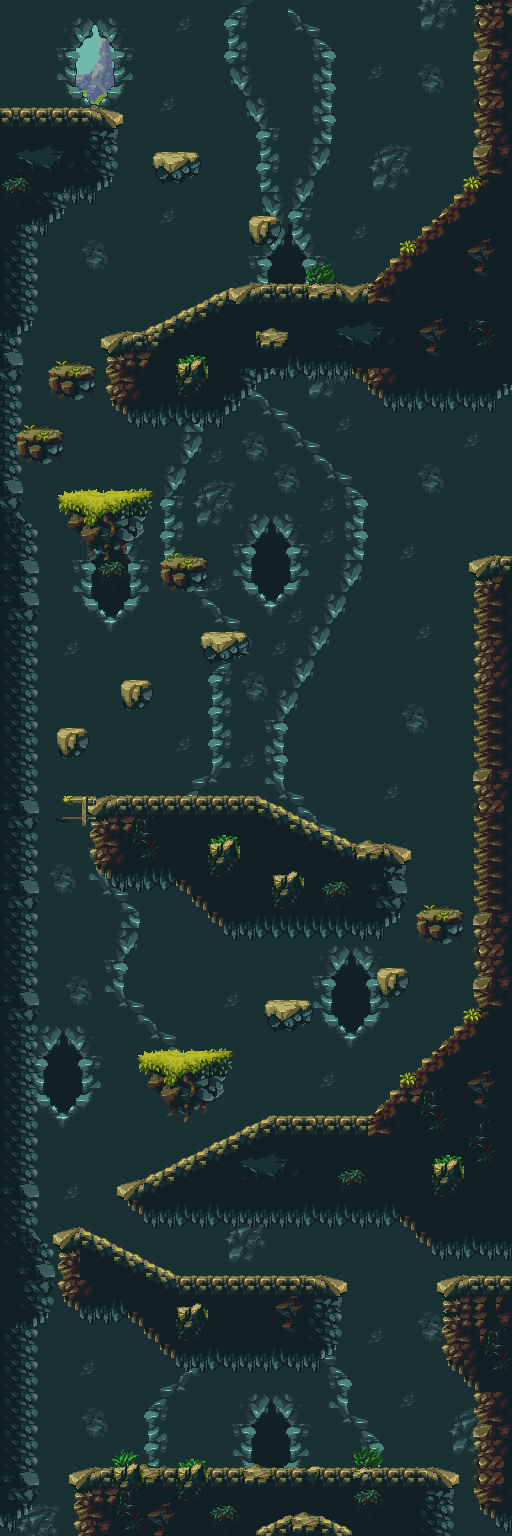

Tiled map render using the project's own tile images. Description and the map definition, with tile-layer contents summarised, below:
An orthogonal 32x96 tile map with 16x16 px tiles, 6 tile layers (bgd0, bgd1, bgd2, bgd3, ...) and 43 objects.

<map version="1.2" tiledversion="1.3.1" orientation="orthogonal" renderorder="right-up" compressionlevel="0" width="32" height="96" tilewidth="16" tileheight="16" infinite="0" nextlayerid="35" nextobjectid="102">
 <tileset firstgid="1" source="tilesets.tsx" />
 <layer id="28" name="bgd0" width="32" height="96">
  <data>[3072 cells, 32 non-empty, 32 distinct tile ids]</data>
 </layer>
 <layer id="29" name="bgd1" width="32" height="96">
  <data>[3072 cells, 402 non-empty, 30 distinct tile ids]</data>
 </layer>
 <layer id="30" name="bgd2" width="32" height="96">
  <data>[3072 cells, 3071 non-empty, 139 distinct tile ids]</data>
 </layer>
 <layer id="31" name="bgd3" width="32" height="96">
  <data>[3072 cells, 1505 non-empty, 245 distinct tile ids]</data>
 </layer>
 <layer id="32" name="bgd4" width="32" height="96">
  <data>[3072 cells, 37 non-empty, 37 distinct tile ids]</data>
 </layer>
 <layer id="33" name="fgd" width="32" height="96">
  <data>[3072 cells, 10 non-empty, 10 distinct tile ids]</data>
 </layer>
 <objectgroup color="#ff0000" id="7" name="collision">
  <object id="42" x="0.333333" y="111.333" width="116.667" height="65" />
  <object id="43" x="155.667" y="154.5" width="42.0003" height="25.3333" />
  <object id="44" x="251.917" y="217.917" width="25.7276" height="25.3333" />
  <object id="45" x="52.6665" y="368" width="39.0003" height="24.3333" />
  <object id="46" x="19.4999" y="431.833" width="39.0003" height="24.3333" />
  <object id="47" x="63.4998" y="495.833" width="82.667" height="57.3333" />
  <object id="48" x="240.667" y="288.333" width="125.5" height="25.3333" />
  <object id="49" x="104.667" y="336.667" width="39.6667" height="25.3333" />
  <object id="50" x="140.667" y="336.667">
   <polyline points="0,0 93.3333,-47 100.333,-48.3333" />
  </object>
  <object id="52" x="108.667" y="176.333">
   <polyline points="0,0 -16,15 -45.3333,20.6667 -47.3333,34 -65,47.6667 -78.6667,48.3333 -77.3333,143 -92.6667,159.667 -92,335.667 -77.6667,352.667 -77.9066,1054.33 -61.4483,1074.29 -60.6013,1135.67 -77.9397,1151.33 -78,1327.67 -93.3333,1343 -109,1344" />
  </object>
  <object id="54" x="481" y="5">
   <polyline points="0,0 -0.5,169.5 -113.5,286.5 -112,380 -98.5,395.5 15,395 29.5,379" />
  </object>
  <object id="56" x="162.75" y="560.083" width="43.042" height="27.3333" />
  <object id="57" x="203.479" y="634.333" width="42.7087" height="25" />
  <object id="58" x="122.646" y="682.833" width="27.042" height="22.3333" />
  <object id="59" x="59.0245" y="730.53" width="27.042" height="22.3333" />
  <object id="60" x="64.6456" y="798" width="191.459" height="25" />
  <object id="61" x="350.77" y="846.5" width="57.959" height="21" />
  <object id="62" x="256.25" y="798.25">
   <polyline points="0,0 96.25,48" />
  </object>
  <object id="63" x="419.248" y="911.091" width="42.5045" height="24.6364" />
  <object id="64" x="379.111" y="970.227" width="26.5045" height="22.0909" />
  <object id="65" x="267.111" y="1001.32" width="43.959" height="24.8182" />
  <object id="66" x="141.293" y="1054.5" width="87.7772" height="40.2727" />
  <object id="69" x="511.5" y="560.25">
   <polyline points="0,0 -32,0 -39.75,3 -39.75,9.25 -31.5,14 -32,451.25 -142.75,558 -239.75,557.75 -374.5,624.5 -391,626.75 -392,632.25 -383.75,636.5 -366,655.5 -111.499,655.326 -75.3329,695.15 -3,696.083" />
  </object>
  <object id="70" x="76.1114" y="1472.2" width="377.694" height="40.2727" />
  <object id="71" x="176.237" y="1278.61" width="160.527" height="40.2727" />
  <object id="72" x="55.5" y="1241.25">
   <polyline points="0,0 0.25,-6 23.75,-12 120.5,37.5" />
  </object>
  <object id="73" x="336.5" y="1278.64">
   <polyline points="0,0 8,2.94597 8,10.6055 0.75,15.6136" />
  </object>
  <object id="100" x="510.667" y="1280">
   <polygon points="0,0 -62.3333,-4.66667 -73,3.33333 -72,10.6667 -62,17.6667 -62,80 -31.6667,109 -31,223 -16,237 0.333333,237.667" />
  </object>
 </objectgroup>
 <objectgroup color="#ffff00" id="11" name="item" />
 <objectgroup color="#0000ff" id="12" name="portal">
  <object id="27" x="1.91667" y="6.91667" width="12" height="101.5">
   <properties>
    <property name="TargetMap" value="MAP1" />
    <property name="TargetOffsetX" type="int" value="-1" />
    <property name="TargetPortalID" type="int" value="27" />
    <property name="flipParticleFX" type="bool" value="true" />
   </properties>
  </object>
  <object id="97" x="263" y="1443.25" width="17" height="24.5">
   <properties>
    <property name="Active" type="bool" value="false" />
    <property name="TargetMap" value="MAP2" />
    <property name="TargetPortalID" type="int" value="98" />
    <property name="flipParticleFX" type="bool" value="false" />
   </properties>
  </object>
  <object id="98" x="271.25" y="251.5" width="31.5" height="34">
   <properties>
    <property name="PortalTarget" type="bool" value="true" />
   </properties>
  </object>
 </objectgroup>
 <objectgroup id="8" name="playerSpawnLocation">
  <object id="101" x="62.6667" y="101.333">
   <point />
  </object>
 </objectgroup>
 <objectgroup color="#0000ff" id="9" name="enemy">
  <object id="84" x="330" y="284">
   <properties>
    <property name="Character" value="BLUE_SLIME" />
   </properties>
   <point />
  </object>
  <object id="85" x="121.333" y="334">
   <properties>
    <property name="Character" value="DWARF" />
   </properties>
   <point />
  </object>
  <object id="86" x="118.667" y="794">
   <properties>
    <property name="Character" value="DWARF" />
   </properties>
   <point />
  </object>
  <object id="87" x="234.667" y="795.333">
   <properties>
    <property name="Character" value="DWARF" />
   </properties>
   <point />
  </object>
  <object id="88" x="288.667" y="1113.33">
   <properties>
    <property name="Character" value="BLUE_SLIME" />
   </properties>
   <point />
  </object>
  <object id="89" x="322.667" y="1113.33">
   <properties>
    <property name="Character" value="DWARF" />
   </properties>
   <point />
  </object>
  <object id="90" x="276.519" y="1273.83">
   <properties>
    <property name="Character" value="DWARF" />
   </properties>
   <point />
  </object>
 </objectgroup>
 <objectgroup color="#55ff00" id="15" name="savePoint">
  <object id="40" x="131.167" y="491">
   <properties>
    <property name="Character" value="SAVE_POINT" />
   </properties>
   <point />
  </object>
  <object id="68" x="321.667" y="1273.83">
   <properties>
    <property name="Character" value="SAVE_POINT" />
   </properties>
   <point />
  </object>
 </objectgroup>
 <objectgroup color="#ff5500" id="16" name="npc" />
 <objectgroup color="#55ffff" id="34" name="trigger">
  <object id="91" x="342" y="1308.67" width="103.5" height="31">
   <properties>
    <property name="TriggerClass" value="com.game.quillyjumper.trigger.Map2TriggerBoss" />
    <property name="TriggerReactOnCollision" type="bool" value="true" />
   </properties>
  </object>
  <object id="93" x="41" y="20.6061" width="14" height="14.7879">
   <properties>
    <property name="TriggerClass" value="com.game.quillyjumper.trigger.Map2TriggerEnter" />
   </properties>
  </object>
 </objectgroup>
</map>
